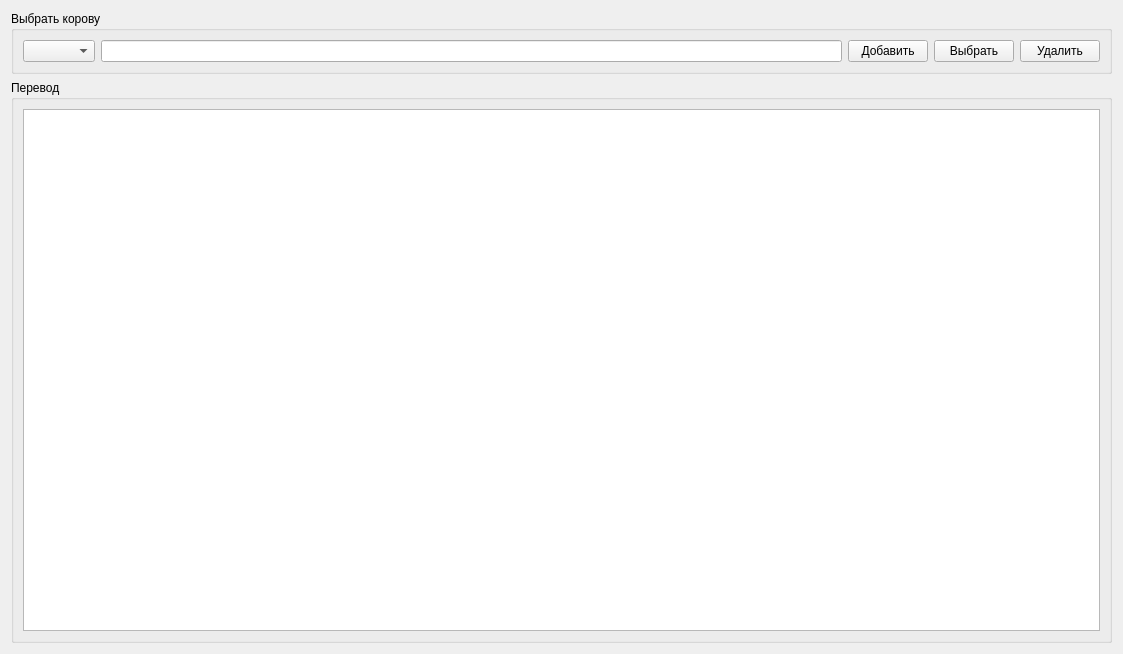
<?xml version="1.0" encoding="UTF-8"?>
<ui version="4.0">
 <class>form_dataentry_dataentry___transfer</class>
 <widget class="QWidget" name="form_dataentry_dataentry___transfer">
  <property name="geometry">
   <rect>
    <x>0</x>
    <y>0</y>
    <width>1123</width>
    <height>654</height>
   </rect>
  </property>
  <property name="windowTitle">
   <string>Form</string>
  </property>
  <layout class="QVBoxLayout" name="verticalLayout_3">
   <item>
    <widget class="QGroupBox" name="groupBox">
     <property name="title">
      <string>Выбрать корову</string>
     </property>
     <layout class="QVBoxLayout" name="verticalLayout_2">
      <item>
       <layout class="QHBoxLayout" name="horizontalLayout">
        <item>
         <widget class="QComboBox" name="comboBox_numbers"/>
        </item>
        <item>
         <widget class="QLineEdit" name="lineEdit"/>
        </item>
        <item>
         <widget class="QPushButton" name="pushButton_add">
          <property name="text">
           <string>Добавить</string>
          </property>
         </widget>
        </item>
        <item>
         <widget class="QPushButton" name="pushButton_select">
          <property name="text">
           <string>Выбрать</string>
          </property>
         </widget>
        </item>
        <item>
         <widget class="QPushButton" name="pushButton">
          <property name="text">
           <string>Удалить</string>
          </property>
         </widget>
        </item>
       </layout>
      </item>
     </layout>
    </widget>
   </item>
   <item>
    <widget class="QGroupBox" name="groupBox_2">
     <property name="title">
      <string>Перевод</string>
     </property>
     <layout class="QVBoxLayout" name="verticalLayout">
      <item>
       <widget class="QTableWidget" name="tableWidget"/>
      </item>
     </layout>
    </widget>
   </item>
  </layout>
 </widget>
 <resources/>
 <connections/>
</ui>
